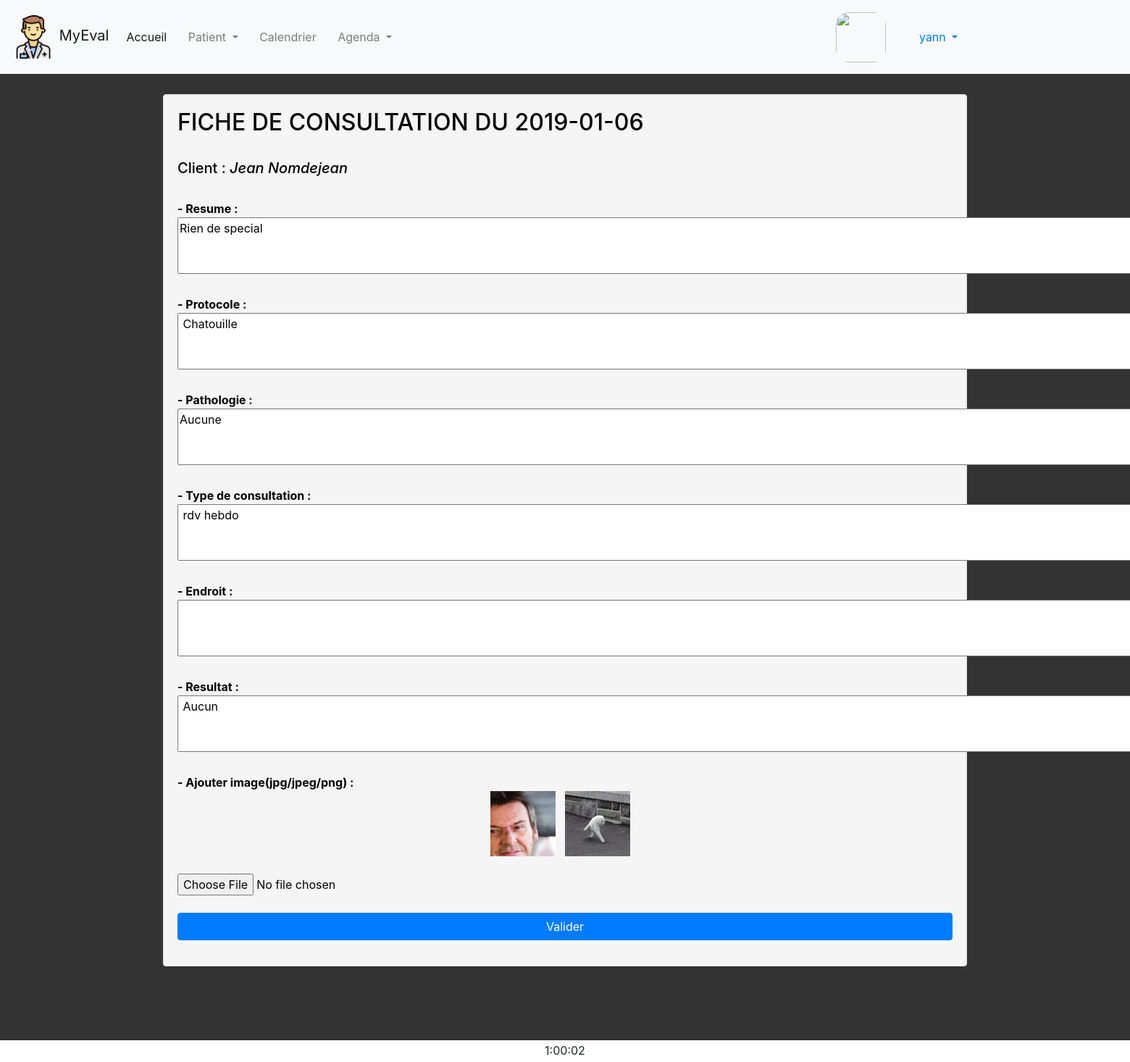
Page /index.php?page=fiche&num=6 (signed in) on the committed database.
### tables this page shows
CREATE TABLE IF NOT EXISTS `rdv` (
  `id` INT(11) NOT NULL AUTO_INCREMENT,
  `time` TIME NOT NULL,
  `date` DATE NOT NULL,
  `description` VARCHAR(255) NULL,
  `patient_id` INT(11) NOT NULL,
  `fiche_consult_id` INT(11) NOT NULL,
  PRIMARY KEY (`id`),
  INDEX `fk_rdv_patient1_idx` (`patient_id` ASC),
  INDEX `fk_rdv_fiche_consult1_idx` (`fiche_consult_id` ASC),
  CONSTRAINT `fk_rdv_patient1`
    FOREIGN KEY (`patient_id`)
    REFERENCES `patient` (`id`)
    ON DELETE NO ACTION
    ON UPDATE NO ACTION,
  CONSTRAINT `fk_rdv_fiche_consult1`
    FOREIGN KEY (`fiche_consult_id`)
    REFERENCES `fiche_consult` (`id`)
    ON DELETE NO ACTION
    ON UPDATE NO ACTION);

CREATE TABLE IF NOT EXISTS `patient` (
  `id` INT(11) NOT NULL AUTO_INCREMENT,
  `name` VARCHAR(45) NOT NULL,
  `prenom` VARCHAR(45) NOT NULL,
  `adresse` VARCHAR(85) NULL,
  `code_postal` INT(11) NULL,
  `mail` VARCHAR(75) NULL,
  `datebirth` DATE NULL,
  `tel` VARCHAR(11) NULL,
  `statut` ENUM('humain', 'animal') NULL,
  `responsable_id` INT(11) NOT NULL,
  PRIMARY KEY (`id`),
  INDEX `fk_patient_responsable1_idx` (`responsable_id` ASC),
  CONSTRAINT `fk_patient_responsable1`
    FOREIGN KEY (`responsable_id`)
    REFERENCES `responsable` (`id`)
    ON DELETE NO ACTION
    ON UPDATE NO ACTION);

CREATE TABLE IF NOT EXISTS `fiche_consult` (
  `id` INT(11) NOT NULL AUTO_INCREMENT,
  `resume` VARCHAR(45) NULL,
  `type` VARCHAR(255) NULL,
  `place` VARCHAR(255) NULL,
  `protocole` VARCHAR(255) NULL,
  `pathologie` VARCHAR(255) NULL,
  `resultat` VARCHAR(255) NULL,
  PRIMARY KEY (`id`));

CREATE TABLE IF NOT EXISTS `photo` (
  `id` INT(11) NOT NULL AUTO_INCREMENT,
  `photo` LONGTEXT NOT NULL,
  `fiche_consult_id` INT(11) NOT NULL,
  PRIMARY KEY (`id`),
  INDEX `fk_photo_fiche_consult1_idx` (`fiche_consult_id` ASC),
  CONSTRAINT `fk_photo_fiche_consult1`
    FOREIGN KEY (`fiche_consult_id`)
    REFERENCES `fiche_consult` (`id`)
    ON DELETE NO ACTION
    ON UPDATE NO ACTION);

### C/fiche_c.php (called while the page is built, shortened)
<?php
$fiche = fiche_SELECT($_GET['num']);
$pictures = picture_SELECT($_GET['num']);
include('./V/fiche_v.php');
require_once('./V/template.php');
?>

### M/modele_select.php (called while the page is built, shortened)
<?php
function fiche_SELECT($id)
{
    $bdd = bdd();
    $query = "SELECT *
    FROM fiche_consult
    JOIN rdv ON rdv.fiche_consult_id = fiche_consult.id AND fiche_consult.id = :id
    JOIN patient ON rdv.patient_id = patient.id
    ;";
    $query_params = array(
        ':id' => $id
        );
    try {
        $stmt = $bdd->prepare($query);
        $stmt->execute($query_params);
    } catch(Exception $e) {
        die('Erreur : ' . $e->getMessage());
    }
    $qu = $stmt->fetchAll(PDO::FETCH_ASSOC);
    return $qu;
}
function picture_SELECT($id)
{
    $bdd = bdd();
    $query = "SELECT * FROM `photo` WHERE fiche_consult_id = :id
    ;";
    $query_params = array(
        ':id' => $id
        );
    try {
        $stmt = $bdd->prepare($query);
        $stmt->execute($query_params);
    } catch(Exception $e) {
        die('Erreur : ' . $e->getMessage());
    }
    $qu = $stmt->fetchAll(PDO::FETCH_ASSOC);
    return $qu;
}
?>

### V/fiche_v.php (the view, shortened to what this page needs)
<div class="well" style="color: black">
    <form enctype="multipart/form-data" action='' method='POST'>
        <h2>FICHE DE CONSULTATION DU <?php echo $fiche['0']['date']; ?></h2><br>
        <h5>Client : <i><?php echo $fiche['0']['prenom']." "; echo $fiche['0']['name'];?></i></h5><br>
        <b> - Resume : </b><br>
        <textarea name="resume" rows="3" cols="145"><?php
        if ($fiche['0']['resume'] !== NULL) {
            echo $fiche['0']['resume'];
        }
        ?></textarea><br><br>
        <b> - Protocole : </b><br>
        <textarea name="protocole" rows="3" cols="145"> <?php
        if ($fiche['0']['protocole'] !== NULL) {
            echo $fiche['0']['protocole'];
        }
        ?></textarea><br><br>
        <b> - Pathologie : </b><br>
        <textarea name="pathologie" rows="3" cols="145"><?php
        if ($fiche['0']['pathologie'] !== NULL) {
            echo $fiche['0']['pathologie'];
        }
        ?></textarea><br><br>
        <b> - Type de consultation : </b><br>
        <textarea name="type" rows="3" cols="145"> <?php
        if ($fiche['0']['type'] !== NULL) {
            echo $fiche['0']['type'];
        }
        ?></textarea><br><br>
        <b> - Endroit : </b><br>
        <textarea name="place" rows="3" cols="145"> <?php
        if ($fiche['0']['place'] !== NULL) {
            echo $fiche['0']['place'];
        }
        ?></textarea><br><br>
        <b> - Resultat : </b><br><textarea name="resultat" rows="3" cols="145"> <?php
        if ($fiche['0']['resultat'] !== NULL) {
            echo $fiche['0']['resultat'];
        }
        ?></textarea><br><br>
        <b> - Ajouter image(jpg/jpeg/png) : </b><br>
        <?php
        if (isset($pictures['0'])) {
            echo "<center>";
            foreach ($pictures as $key => $value) {
                echo "<img src='./V/img/userimg/".$value['photo']."' width='90px' height='90px'> &nbsp&nbsp";
            }
            echo "</center><br>";
        }
        ?>
        <input type='file' name='picture'><br><br>
        <div class="form-group">
            <input type="submit" class="btn btn-block btn-primary space-bottom" name="fichconfirm" value="Valider" />
        </div>
    </form>
</div>

### V/css/footer.css (style rules this page uses)
body { margin-bottom: 60px; }

### V/fiche_v.php (style rules this page uses)
.well { min-height: 20px; padding: 19px; margin-bottom: 20px; background-color: #f5f5f5; border: 1px solid #e3e3e3; -webkit-border-radius: 4px; -moz-border-radius: 4px; border-radius: 4px; -webkit-box-shadow: inset 0 1px 1px rgba(0, 0, 0, 0.05); -moz-box-shadow: inset 0 1px 1px rgba(0, 0, 0, 0.05); box-shadow: inset 0 1px 1px rgba(0, 0, 0, 0.05); }

### rows in the picture
rdv: date "2019-01-06", patient.prenom "Jean", patient.name "Nomdejean"
fiche_consult: resume "Rien de special", protocole "Chatouille", pathologie "Aucune", type "rdv hebdo", resultat "Aucun"
photo: photo (picture)
photo: photo (picture)

### other values in the picture
$_SESSION['username'] "yann"
